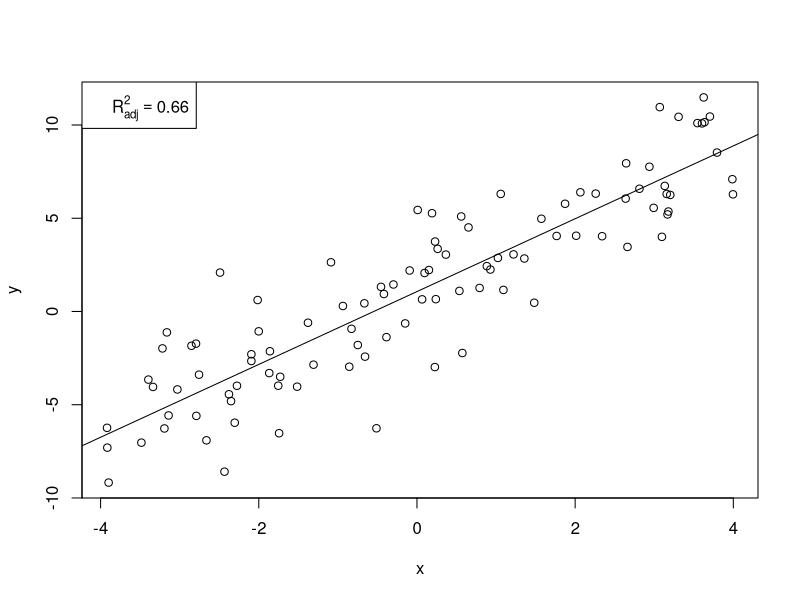

This chart was generated by the following R code:
x <- runif(100, -4, 4)
y <- 1 + 2 * x + rnorm(100, sd = 2)
fit <- lm(y ~ x)
 
plot(x, y)
abline(fit)
legend("topleft", expression(R[adj]^2 == 0.66))
